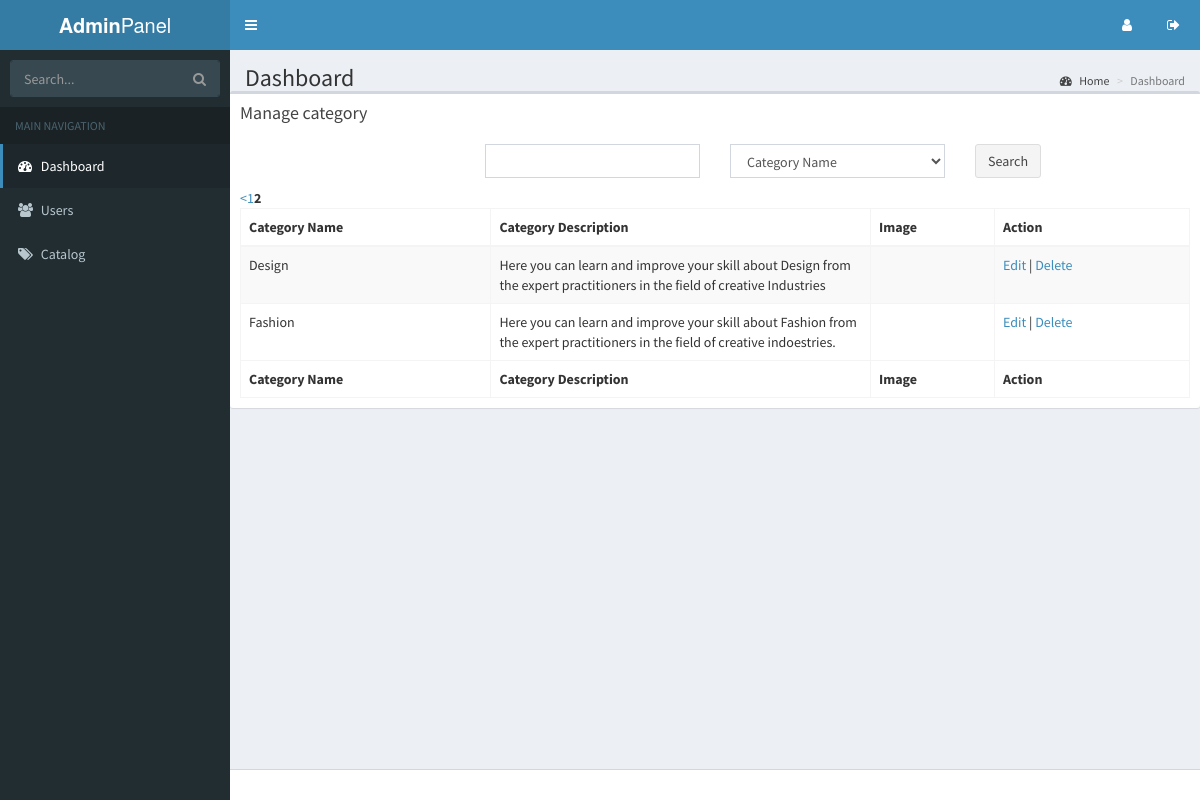
/adminpanel/category/manage_category/2, run on the app's committed database.
### tables this page shows
CREATE TABLE IF NOT EXISTS `vc_category` (
  `id_category` int(11) NOT NULL AUTO_INCREMENT,
  `name_category` varchar(200) NOT NULL,
  `description_category` longtext NOT NULL,
  `image_category` varchar(200) NOT NULL,
  PRIMARY KEY (`id_category`)
);

### application/controllers/adminpanel/Category.php (called while the page is built, shortened)
<?php
class category extends CI_Controller {
	public function __construct(){
		$this->load->model('mcategory','mcr');
    	$this->load->library('pagination');
	}
  function manage_category(){
    $data['title_web'] = 'View All Topic | Adminpanel e-conosmart';
    $data['path_content'] = 'admin/category/manage_category';
		$this->form_validation->set_rules('search','Search','required');
		if(!$this->form_validation->run()){
    $perpage = 10;
    $this->load->library('pagination');
    $config['base_url'] = base_url($this->uri->segment(1).'/category/manage_category/');
    $config['total_rows'] = $this->mod->countData('category');
    $config['per_page'] = $perpage;
    $config['uri_segment'] = 4;
    $choice = $config['total_rows']/$config['per_page'] = $perpage;
    $config['num_links'] = round($choice);
    $config['use_page_numbers'] = TRUE;
    $this->pagination->initialize($config);
    $page = ($this->uri->segment(4))? $this->uri->segment(4) : 0;
    $data['results'] = $this->mcr->fetchCategory($config['per_page'],$page,$this->uri->segment(4));
    $data['links'] = $this->pagination->create_links();
    $data['total_rows'] = $this->mod->countData('category');
    $this->load->view('admin/index',$data);
		}
		else{
			$data['results'] = $this->mcr->fetchCategorySearch($_POST);
			$data['links'] = false;
			$this->load->view('admin/index',$data);
		}
  }
}
?>

### index.php (called while the page is built, shortened)
<?php
require_once BASEPATH.'core/CodeIgniter.php';

### application/models/Mcategory.php (called while the page is built, shortened)
<?php
class Mcategory extends CI_Model {
		function fetchcategory($limit,$start,$pagenumber) {
	    if($pagenumber!="")
	      $this->db->limit($limit,($pagenumber*$limit)-$limit);
	    else
	      $this->db->limit($limit,$start);
	    $this->db->order_by('id_category','DESC');
	    $query = $this->db->get('category');
	    if($query->num_rows()>0){
	      return $query->result();
	    }
	    else return FALSE;
	  }
}

### application/views/admin/category/manage_category.php (the view, shortened to what this page needs)
<div class="box">
  <div class="box-header">
    <h3 class="box-title">Manage category</h3>
  </div>
  <div class="box-body">
    <div class="row" style="margin-bottom:10px">
      <form method="POST" action="">
      <div class="col-md-3">
      </div>
      <div class="col-md-3">
        <input type="text" name="search" class="form-control">
      </div>
      <div class="col-md-3">
        <?php
          $options = array(
                'name_category'=>'Category Name'
              );
          echo form_dropdown('by',$options,set_value('by'),"class='form-control'");
        ?>
      </div>
      <div class="col-md-3">
        <button type="submit"class="btn btn-default">Search</button>
      </div>
    </form>
    </div>
    <table id="example1" class="table table-bordered table-striped">
      <thead>
      <tr>
        <th>Category Name</th>
        <th width="40%">Category Description</th>
        <th>Image</th>
        <th>Action</th>
      </tr>
      </thead>
      <tbody>
        <?php
      		if($results!=FALSE){
      			foreach ($results as $rows) {
      				?>
      				<tr>
                <td><?php echo $rows->name_category ?></td>
                <td><?php echo substr($rows->description_category, 0,150) ?></td>
                <td><?php if($rows->image_category!= "") {
                } ?></td>
                  <td>
                  <a href ="<?php echo base_url('adminpanel/category/edit_category/'.$rows->id_category)?>">Edit</a> |
                  <a href ="<?php echo base_url('adminpanel/category/delete_category/'.$rows->id_category)?>" onclick="return confirm('Are you sure bro, think again if you want delete this item ?')">Delete</a>
                </td>
              </tr>
      				<?php
      			}
      		}
      	?>
      	<?php
      		echo $links;
      	?>
      </tbody>
      <tfoot>
      <tr>
        <th>Category Name</th>
        <th>Category Description</th>
        <th>Image</th>
        <th>Action</th>
      </tr>
      </tfoot>
    </table>
  </div>
</div>

### data on the page
vc_category: name_category "Design", description_category "Here you can learn and improve your skill about Design from the expert practitioners in the field of creative Industries"
vc_category: name_category "Fashion", description_category "Here you can learn and improve your skill about Fashion from the expert practitioners in the field of creative indoestries."

### other printed values
$links "< 1 2"
